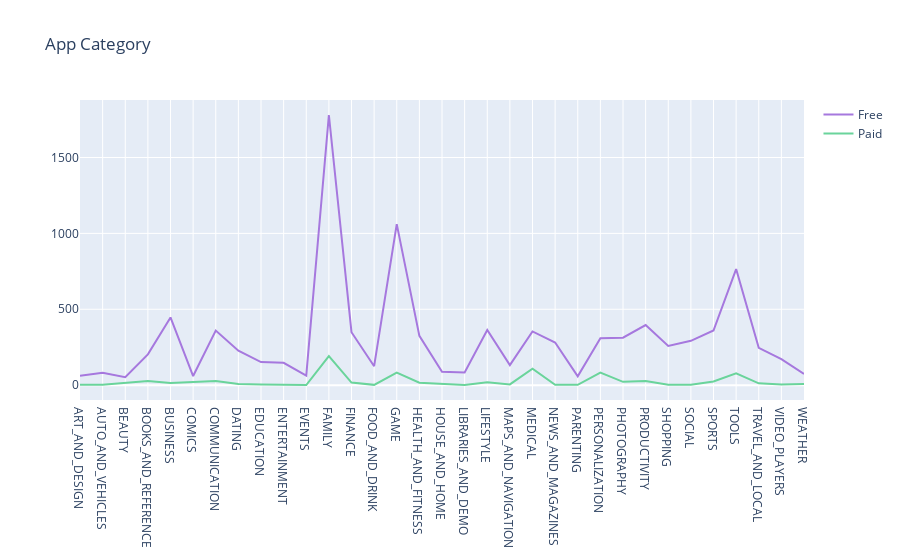

Notebook code cell kept with this figure:
### Code cell
col='Category'
v1=d1[col].value_counts().reset_index()
v1=v1.rename(columns={col:'count','index':col})
v1['percent']=v1['count'].apply(lambda x : 100*x/sum(v1['count']))
v1=v1.sort_values(col)
v2=d2[col].value_counts().reset_index()
v2=v2.rename(columns={col:'count','index':col})
v2['percent']=v2['count'].apply(lambda x : 100*x/sum(v2['count']))
v2=v2.sort_values(col)
trace1 = go.Scatter(x=v1[col], y=v1["count"], name="Free", marker=dict(color="#a678de"))
trace2 = go.Scatter(x=v2[col], y=v2["count"], name="Paid", marker=dict(color="#6ad49b"))
y = [trace1, trace2]
layout={'title':"App Category"}
fig = go.Figure(data=y, layout=layout)
iplot(fig)

### Figure 1 — Plotly figure (JSON) as saved in the notebook; plotly's stock layout.template omitted (floating-point values rounded to 4 significant figures)
{"data": [{"marker": {"color": "#a678de"}, "name": "Free", "type": "scatter", "x": ["ART_AND_DESIGN", "AUTO_AND_VEHICLES", "BEAUTY", "BOOKS_AND_REFERENCE", "BUSINESS", "COMICS", "COMMUNICATION", "DATING", "EDUCATION", "ENTERTAINMENT", "EVENTS", "FAMILY", "FINANCE", "FOOD_AND_DRINK", "GAME", "HEALTH_AND_FITNESS", "HOUSE_AND_HOME", "LIBRARIES_AND_DEMO", "LIFESTYLE", "MAPS_AND_NAVIGATION", "MEDICAL", "NEWS_AND_MAGAZINES", "PARENTING", "PERSONALIZATION", "PHOTOGRAPHY", "PRODUCTIVITY", "SHOPPING", "SOCIAL", "SPORTS", "TOOLS", "TRAVEL_AND_LOCAL", "VIDEO_PLAYERS", "WEATHER"], "y": [62, 82, 53, 203, 446, 60, 360, 227, 152, 147, 63, 1780, 349, 125, 1061, 325, 88, 84, 363, 132, 354, 281, 58, 309, 313, 396, 258, 292, 360, 765, 246, 171, 74]}, {"marker": {"color": "#6ad49b"}, "name": "Paid", "type": "scatter", "x": ["ART_AND_DESIGN", "AUTO_AND_VEHICLES", "BOOKS_AND_REFERENCE", "BUSINESS", "COMMUNICATION", "DATING", "EDUCATION", "ENTERTAINMENT", "EVENTS", "FAMILY", "FINANCE", "FOOD_AND_DRINK", "GAME", "HEALTH_AND_FITNESS", "LIBRARIES_AND_DEMO", "LIFESTYLE", "MAPS_AND_NAVIGATION", "MEDICAL", "NEWS_AND_MAGAZINES", "PARENTING", "PERSONALIZATION", "PHOTOGRAPHY", "PRODUCTIVITY", "SHOPPING", "SOCIAL", "SPORTS", "TOOLS", "TRAVEL_AND_LOCAL", "VIDEO_PLAYERS", "WEATHER"], "y": [3, 3, 28, 14, 27, 7, 4, 2, 1, 191, 17, 2, 83, 16, 1, 19, 5, 109, 2, 2, 83, 22, 28, 2, 3, 24, 78, 12, 4, 8]}], "layout": {"title": {"text": "App Category"}}}
